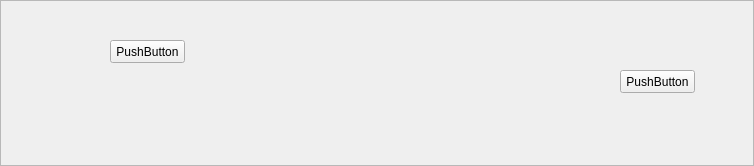
<?xml version="1.0" encoding="UTF-8"?>
<ui version="4.0">
 <class>Frame</class>
 <widget class="QFrame" name="Frame">
  <property name="geometry">
   <rect>
    <x>0</x>
    <y>0</y>
    <width>754</width>
    <height>166</height>
   </rect>
  </property>
  <property name="windowTitle">
   <string>Frame</string>
  </property>
  <property name="frameShape">
   <enum>QFrame::StyledPanel</enum>
  </property>
  <property name="frameShadow">
   <enum>QFrame::Raised</enum>
  </property>
  <widget class="QPushButton" name="pushButton">
   <property name="geometry">
    <rect>
     <x>110</x>
     <y>40</y>
     <width>75</width>
     <height>23</height>
    </rect>
   </property>
   <property name="text">
    <string>PushButton</string>
   </property>
  </widget>
  <widget class="QPushButton" name="pushButton_2">
   <property name="geometry">
    <rect>
     <x>620</x>
     <y>70</y>
     <width>75</width>
     <height>23</height>
    </rect>
   </property>
   <property name="text">
    <string>PushButton</string>
   </property>
  </widget>
 </widget>
 <resources/>
 <connections/>
</ui>
